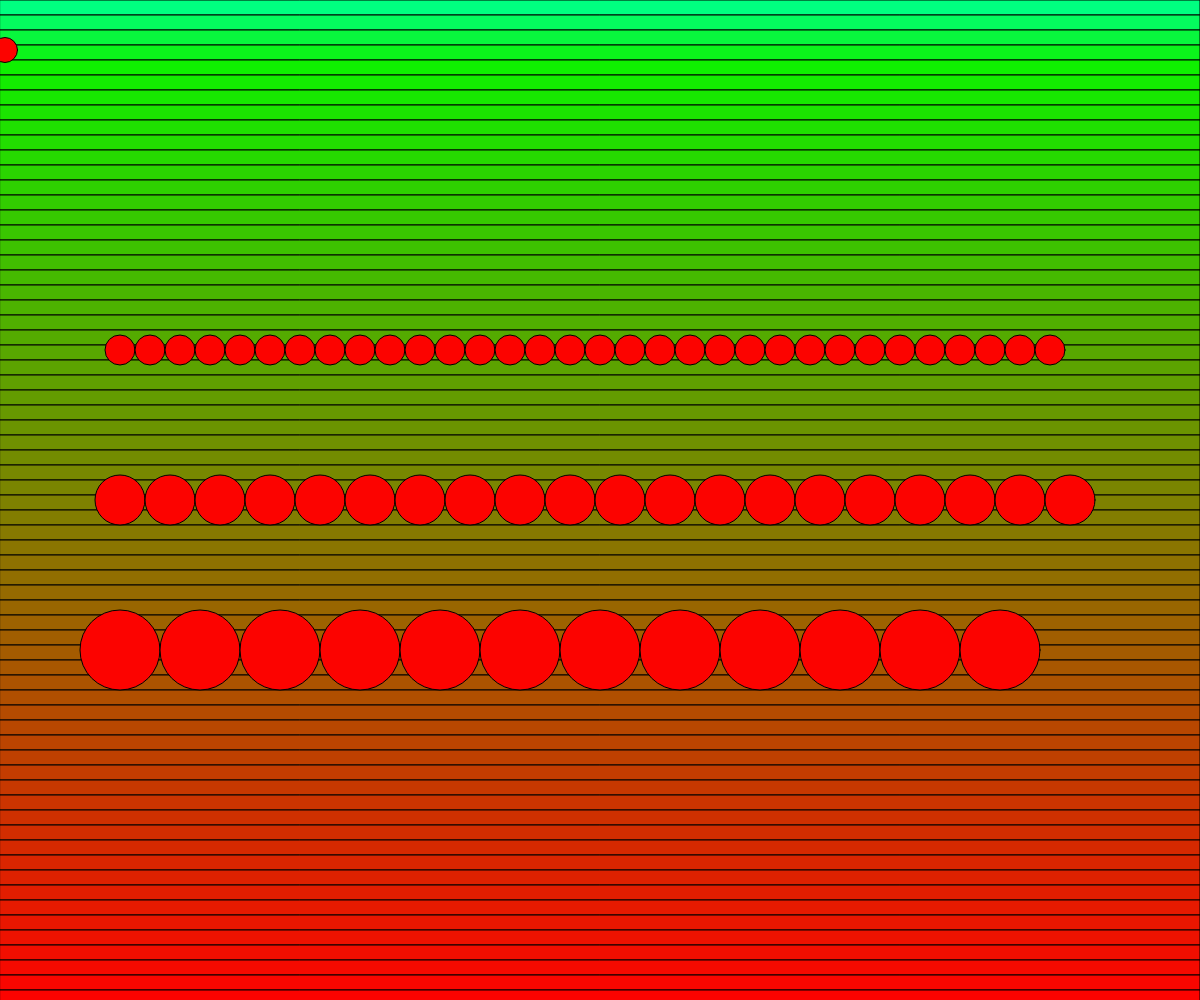
Frame 1 (no input)
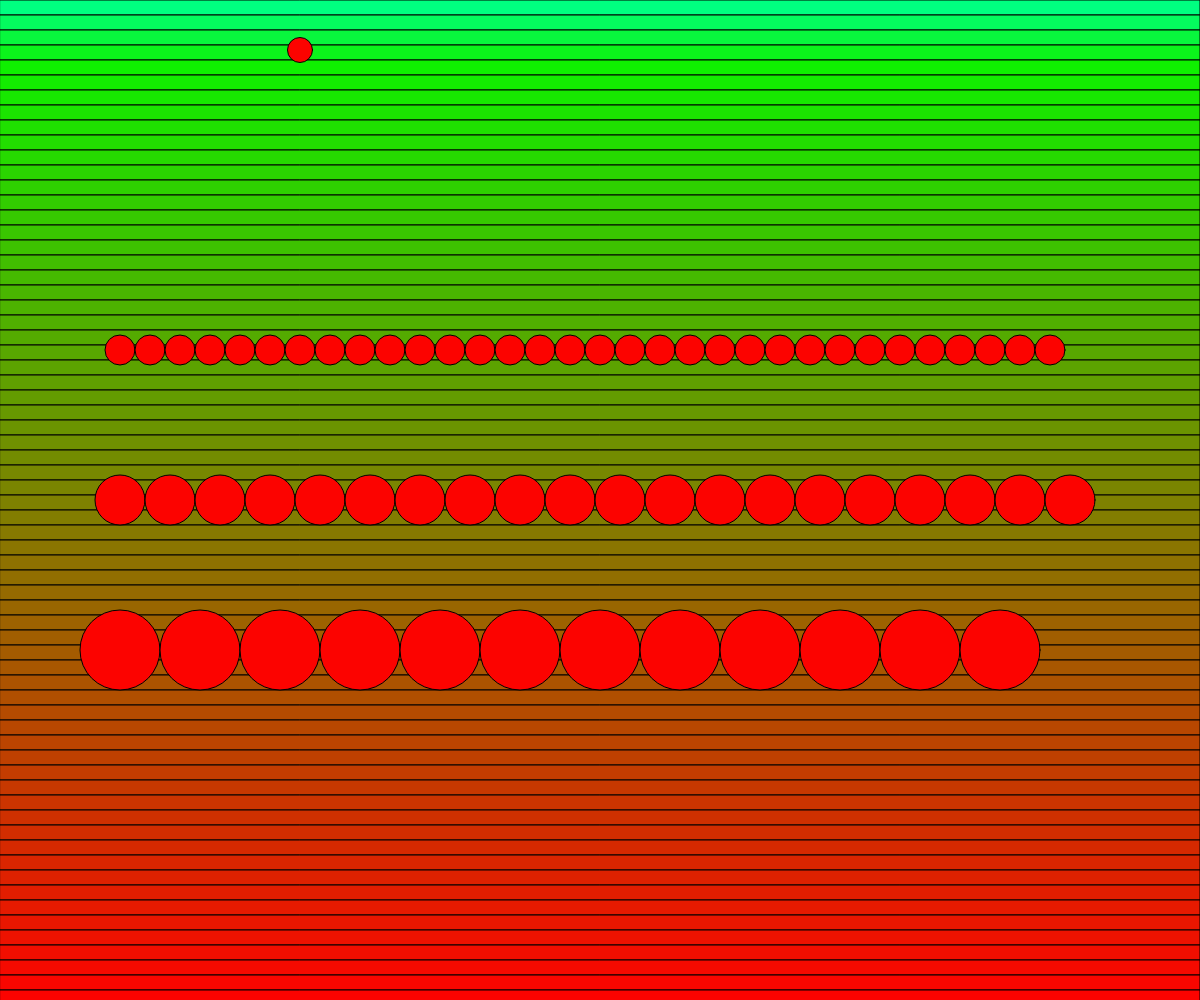
Frame 60 (no input)
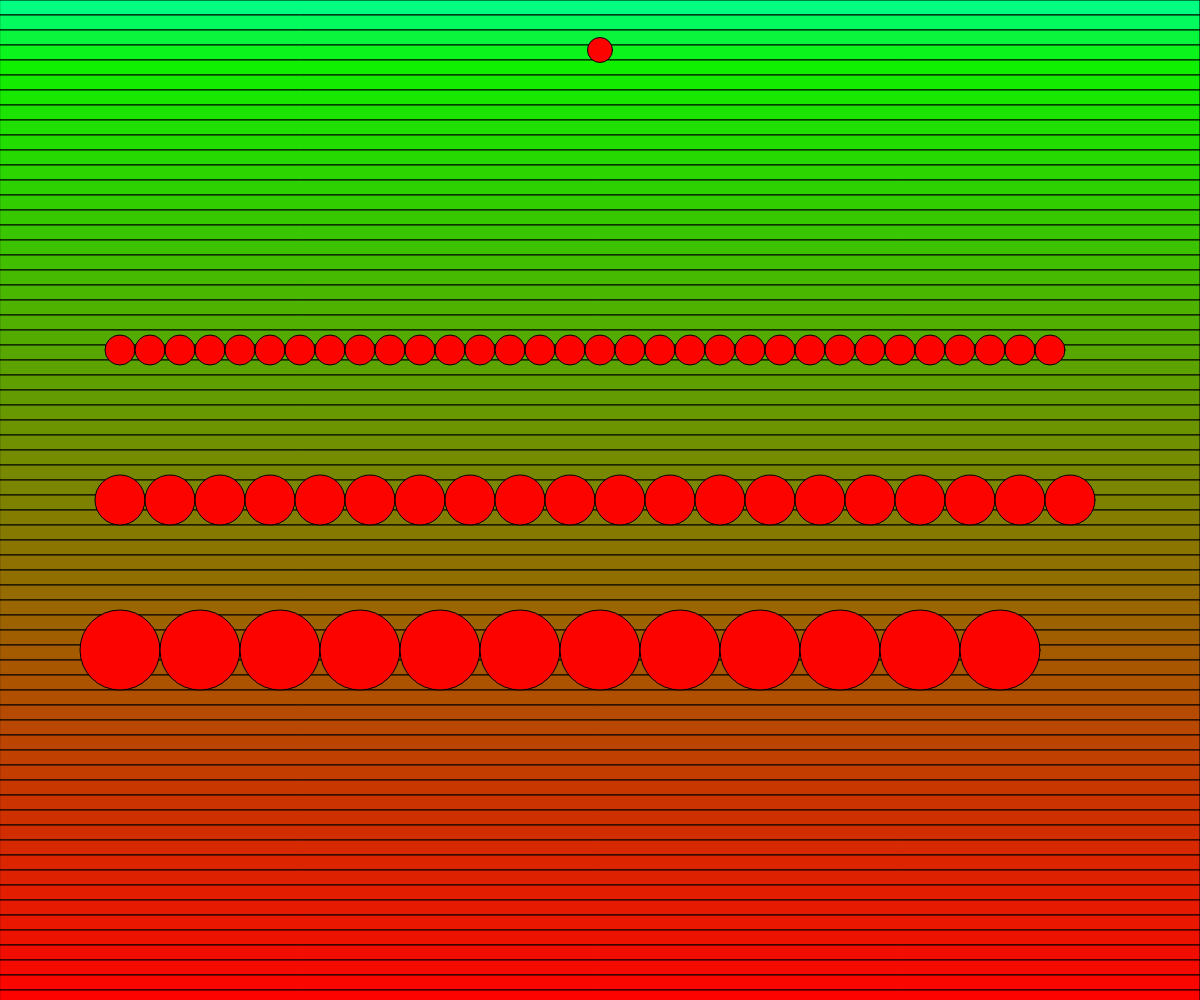
Frame 120 (the mouse pressed at the canvas centre since frame 60)

The p5.js sketch that drew these frames (run headless with seeded random() and noise() and a simulated clock; from frame 60 on, the mouse is pressed at the canvas centre):

// p5.js sketch
// ── sketch.js
// Project Title
// Your Name
// Date
//
// Extra for Experts:
// - describe what you did to take this project "above and beyond"

// Global Variables
let cX = 0



function setup() {
  createCanvas(windowWidth, windowHeight);
}

function movingBall(){
  // using draw() loop, we can animate
  cX += 5;
  if(cX > width) cX = 0; //wrap around
  circle(cX, 50, 25);

}

function circleLine(y, size){
  // use this function to draw a line of circles
  // y -> number  height at which to draw the line
  // size -> number  diameter of the circles
  let xStart = width * 0.1; // 10% position from left
  let xEnd = width * 0.9    // 90% position from left

  for(let x = xStart; x < xEnd; x += size){

    circle(x,y,size)
  }
}

function gradientBackground(){
  // create a gradient to use as a background
  let h = 15; //height of each rectangle

  // use a loop (doesn't have to be WHILE)
  // to draw vertical stack of rectangles
  

  let y = 0;
  while (y < height){
    let value = map(y,0,height,0,255)
    fill(value, 255-value, 128-value/0.114);
    rect(0, y, width, h);
    y += h;
  }

}

function draw() {
  background(220);
  gradientBackground();
  movingBall();
  circleLine(height*0.35, 30);
  circleLine(height/2, 50);
  circleLine(height*0.65, 80);
}
